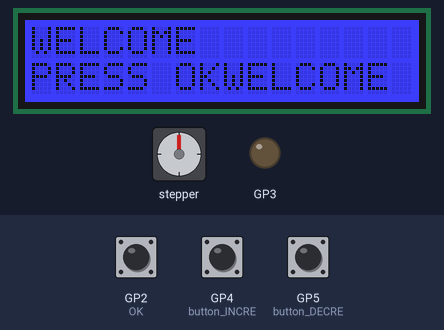
The sketch below on a simulated Raspberry Pi Pico. Shown: 16×2 character LCD, stepper motor, output pins drawn as LEDs (lit = HIGH). The inputs (shaded band) are chosen by the test bench; at power-on: GP2 (OK) HIGH, GP4 (button_INCRE) HIGH, GP5 (button_DECRE) HIGH. Stepper angles assume 200 steps per turn.

Above: at 1.2 s.
1.3 s: GP2 (OK) pulled LOW for 0.15 s
At 2.9 s:
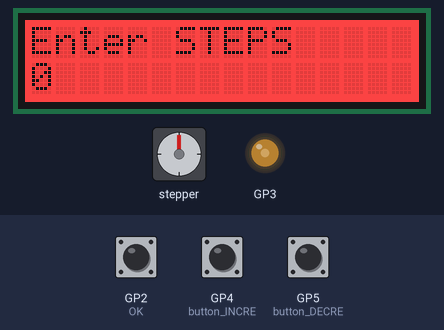
3.2 s: GP2 (OK) pulled LOW for 3.2 s
At 7.4 s:
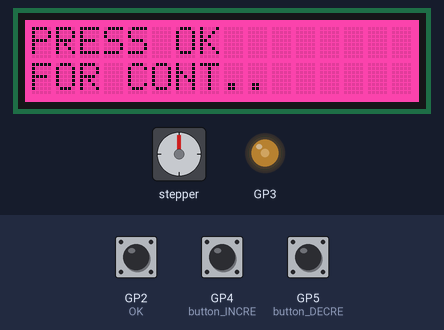
7.9 s: GP2 (OK) pulled LOW for 1 s
At 9.3 s:
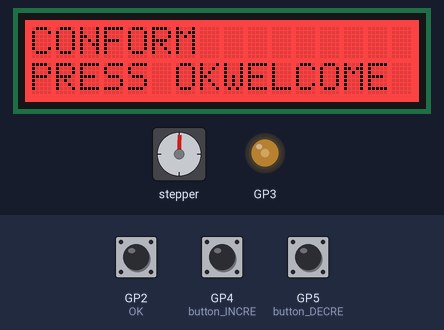
10.4 s: GP2 (OK) pulled LOW for 3.2 s
At 14.9 s:
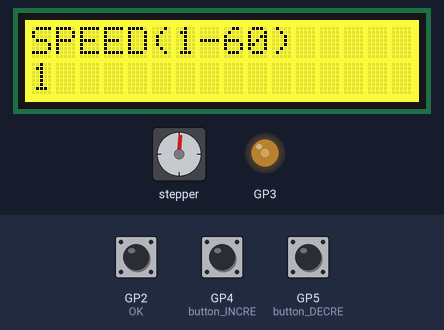
16.6 s: GP4 (button_INCRE) pulled LOW for 1 s
At 18.8 s:
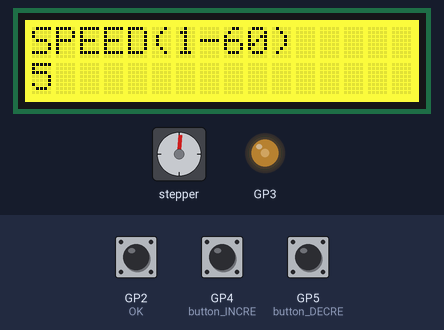
19.1 s: GP4 (button_INCRE) pulled LOW for 0.15 s
At 20.4 s:
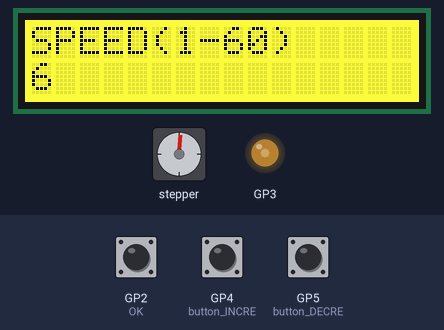
Timing chart, 0 to 22.1 s (numbered marks = the images above; inputs shaded):
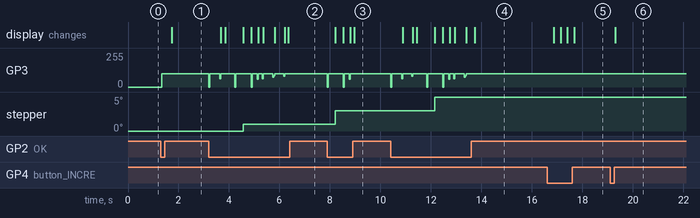

Measured:
- after the input at 1.3 s, GP3: 0/255 → 98/255 at once; the display: changes after 0.43 s (image 1)
- after the input at 16.6 s, the display: first changes after 0.27 s (image 5 shows a later state)
- after the input at 19.1 s, the display: changes after 0.21 s (image 6)

The sketch:

winding_machine.ino
```cpp
#include <rgb_lcd.h>
#include <Stepper.h>
#include <Wire.h>

const int OK = 2;
const int buzzer = 3;
const int button_INCRE = 4;
const int button_DECRE = 5;

//Change this according to one revolution steps
#define SIZE 32
rgb_lcd lcd;

const int stepsPerRevolution = 200;
Stepper myStepper(stepsPerRevolution, 8, 9, 10, 11);
int temp;

void setup() {
  pinMode(8,OUTPUT);
  pinMode(9,OUTPUT);
  pinMode(10,OUTPUT);
  pinMode(11,OUTPUT);
  pinMode(2,INPUT_PULLUP);
  pinMode(4,INPUT_PULLUP);
  pinMode(5,INPUT_PULLUP);
  lcd.begin(16, 2);
  lcd.setRGB(0,0,255);
  Serial.begin(9600);
}
void setup1(){
  temp=0;
  lcd.print("WELCOME");
  lcd.setCursor(0,1);
  lcd.print("PRESS OK");
  while(digitalRead(OK)==1){}
  myTone(buzzer,1000, 400);
  lcd.clear();
  lcd.setRGB(255,10,10);
  lcd.print("Enter STEPS");
  lcd.setCursor(0,1);
  lcd.print(temp);
  while(digitalRead(OK)==1){
    if(digitalRead(button_INCRE)==0){
      temp++;
      lcd.setCursor(0,1);
      lcd.print(temp);
      delay(150);
    }
    if(digitalRead(button_DECRE)==0){
      temp--;
      lcd.setCursor(0,1);
      lcd.print(temp);
      delay(150);
    }
  }
  myTone(buzzer,1000, 400);
  lcd.clear();
  lcd.setRGB(255,255,0);
  lcd.print("SPEED");
  int sensorReading=1;
  while(digitalRead(OK)==1){
   if(digitalRead(button_INCRE)==0){
      sensorReading++;
      delay(150);
    }
    if((digitalRead(button_DECRE)==0)){
      sensorReading--;
      delay(150);
    }
   lcd.clear();
   lcd.print("SPEED(1-60)");
   lcd.setCursor(0,1);
   lcd.print(sensorReading);
   delay(100);
  }
  myTone(buzzer,1000, 200);
  lcd.clear();
  lcd.setRGB(255,10,150);
  lcd.print("PRESS OK");
  lcd.setCursor(0,1);
  lcd.print("FOR CONT..");
  myStepper.setSpeed(sensorReading);
  delay(400);
  while(digitalRead(OK)==1){}
  myTone(buzzer,1000, 300);
}
void turn(){
  int i=0;
  while(i<=SIZE*temp){
    myStepper.step(1);
    lcd.setCursor(0,1);
    lcd.print(int(i/SIZE));
    i++;
  }
  lcd.clear();
  lcd.print("DONE!");
  lcd.setCursor(0,1);
  lcd.print("PRESS BUTTON");
  while(digitalRead(OK)==1){}
  myTone(buzzer,1000, 200);
  lcd.clear();
  lcd.print("CONFORM");
  lcd.setCursor(0,1);
  lcd.print("PRESS OK");
  while(digitalRead(OK)==1){}
  myTone(buzzer,1000, 200);
}
void myTone(byte pin, uint16_t frequency, uint16_t duration){
  unsigned long startTime=millis();
  unsigned long halfPeriod= 1000000L/frequency/2;
  pinMode(pin,OUTPUT);
  while (millis()-startTime< duration)
  {
    digitalWrite(pin,HIGH);
    delayMicroseconds(halfPeriod/8);
    digitalWrite(pin,LOW);
    delayMicroseconds(halfPeriod/8);
  }
  pinMode(pin,INPUT);
}
void loop() {
  setup1();
  lcd.clear();
  lcd.setRGB(255,10,10);
  lcd.print("STEPS");
  lcd.setCursor(0,1);
  turn();
 }
```
